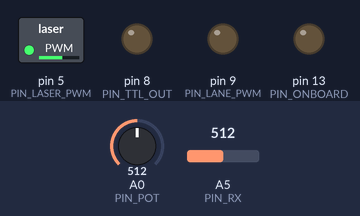
The sketch below on a simulated Arduino Uno, built with avr-gcc and run on an emulated ATmega328P. On the bench: switched loads named in the sketch (green lamp = pin HIGH), output pins drawn as LEDs (lit = HIGH). Dashed ring = blinking. Inputs (shaded band) come from the test bench; at power-on: A5 (PIN_RX) = 512, A0 (PIN_POT) = 512. What the sketch prints to the serial monitor is not drawn.

Above: at 1.4 s.
1.5 s: A5 (PIN_RX) set to 581
3.0 s: A5 (PIN_RX) set to 604
At 4.3 s:
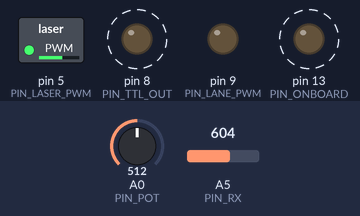
6.0 s: A0 (PIN_POT) set to 140
At 6.8 s:
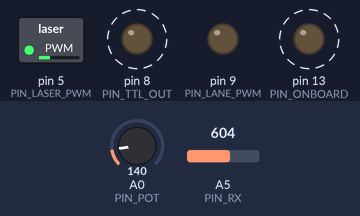
9.0 s: A0 (PIN_POT) set to 90
At 9.15 s:
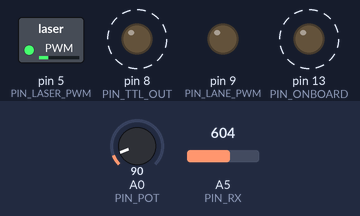
Timing chart, 0 to 14.8 s (numbered marks = the images above; inputs shaded):
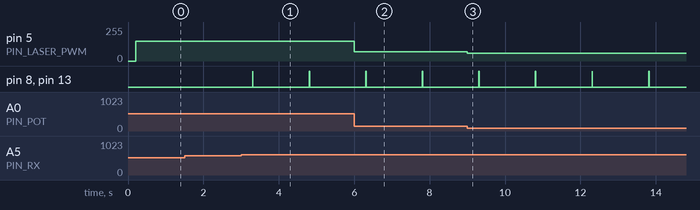

The sketch:

ElegooFlyPySync.ino
```cpp
/*
  ElegooFlyPySync.ino — v3.0 (Analog Tripwire + Always-ON Laser + FlyAPI Tokens)
  ---------------------------------------------------------------------------
  Goal: Make FlyAPI reliably trigger when the beam is broken by a large object
        (e.g., pencil), even if the analog signal is noisy.

  This sketch:
    - Reads the LASER RECEIVER analog output on A5 (PIN_RX).
    - Optional receiver digital output on D2 (PIN_DO) (disabled by default).
    - Controls LASER EMITTER intensity with a POT on A0 (PIN_POT) driving PWM on D5 (PIN_LASER_PWM).
      * Laser is ALWAYS ON in firmware by enforcing PWM >= LASER_PWM_MIN.
      * For true fail-safe always-on during Arduino reset, add a Gate->+5V pull-up on the MOSFET.
    - Controls LIGHT LANE MOSFET gate on D9 (PIN_LANE_PWM) (optional).
    - Emits a SERIAL TRIGGER TOKEN to FlyAPI when a beam-break event is detected:
        default token is "0" (one line).
        legacy token can be enabled with OUTPUT LEGACY (sends "T").

  Trigger logic (covers your Examples A/B/C):
    A) Sudden drop: if lastRX - rx >= DROP_DELTA_COUNTS  (and lastRX >= PREMIN_DROP)
    B) Drop-to-zero: if rx <= ZERO_ABS_THRESHOLD        (and lastRX >= PREMIN_ZERO)
    C) Rising cross: if lastRX < RISE_ABS_THRESHOLD && rx >= RISE_ABS_THRESHOLD (optional)

  IMPORTANT WIRING NOTE (the #1 cause of "doesn't trigger"):
    - RX (receiver AO) MUST be on A5.
    - POT wiper MUST be on A0.
    If A5 is connected to the POT wiper, you'll only read the pot and blocking the beam won't change RX.

  Serial output:
    - Trigger token lines: "0" or "T"
    - Debug stream (ignored by updated FlyAPI): "A:<rx>"
    - Comments/acks (ignored by updated FlyAPI): start with "C:" or "ACK"/"ERR"

  Baud: 115200
*/

#include <Arduino.h>

// ---------------- Pins ----------------
const uint8_t PIN_RX        = A5;  // receiver AO (analog)
const uint8_t PIN_POT       = A0;  // potentiometer wiper (analog)
const uint8_t PIN_DO        = 2;   // optional receiver DO (digital), INPUT_PULLUP

const uint8_t PIN_LASER_PWM = 5;   // MOSFET gate for LASER emitter (PWM)
const uint8_t PIN_LANE_PWM  = 9;   // MOSFET gate for LIGHT lane (PWM)
const uint8_t PIN_TTL_OUT   = 8;   // TTL sync pulse output (optional external)
const uint8_t PIN_ONBOARD   = 13;  // onboard LED (visual indicator)

// ---------------- Output mode ----------------
enum OutputMode_t { OUTPUT_ZERO = 0, OUTPUT_LEGACY_T = 1 };
OutputMode_t gOutputMode = OUTPUT_ZERO;

// ---------------- Sampling ----------------
int gSampleHz = 500; // 200–1000 is plenty; higher = more serial spam if STREAM ON
unsigned long gSampleUs = 1000000UL / 500;
unsigned long tLastSampleUs = 0;

// ---------------- Trigger gates ----------------
int  gRefractoryMs = 1500; // shorter so you can test quickly
int  gIdleArmMs    = 300;  // lower so it re-arms quickly for bench testing
unsigned long tLastTriggerMs = 0;

// "Stable" definition for arming (|dRX| <= stableDelta counts)
int gStableDelta = 6;
unsigned long tStableStartMs = 0;

// ---------------- Example A/B/C parameters ----------------
// A) sudden edge (drop or rise). Default enables BOTH directions so it works with either sensor polarity.
bool gTrigDropEn = true;      // drop edge
int  gDropDeltaCounts = 40;    // counts
int  gPreMinDrop      = 150;   // require lastRX >= this for drop edge

bool gTrigRiseDeltaEn = true;  // rise edge
int  gRiseDeltaCounts = 40;    // counts
int  gPreMinRise      = 150;   // require lastRX >= this for rise edge

bool gTrigZeroEn = true;
int  gZeroAbsThreshold = 25; // B) drop-to-zero (absolute)
int  gPreMinZero       = 80; // require lastRX >= this to count for B

bool gTrigRiseEn = false;    // C) rising cross (off by default)
int  gRiseAbsThreshold = 900;

// Optional DO trigger (default OFF)
bool gUseDOTrigger = false;
const int DO_DEBOUNCE_MS = 3;
int lastDO = HIGH;
unsigned long tLastDOChangeMs = 0;

// ---------------- Laser control (Always ON) ----------------
bool gLaserEnable  = true;
int  gLaserPwmMin  = 40;   // enforce always-on in firmware (try 20–80)
int  gLaserPwmMax  = 255;

// ---------------- Lane control ----------------
bool gLaneEnable = false;
int  gLanePwm    = 255;

// ---------------- Streaming ----------------
bool gStreamAnalog = true; // prints A:<rx> (FlyAPI ignores if updated)
unsigned long gBootMuteUntilMs = 0;

// ---------------- Baseline + absolute threshold (robust for slow occlusions) ----------------
float baseline = 0.0f;
bool  baselineReady = false;
float gEmaAlpha = 0.995f;     // baseline drift tracking when intact (0.98..0.999)
int   gAbsDiffThreshold = 80; // counts away from baseline to count as "blocked" (tune 30..200)
int   gAbsDebounceMs = 10;    // must exceed threshold for this long
unsigned long tAbsStartMs = 0;

// ---------------- State ----------------
int lastRX = -1;

// ---------------- Helpers ----------------
static inline long clampl(long v, long a, long b){ return v < a ? a : (v > b ? b : v); }

static inline void recalcSampleInterval() {
  gSampleHz = (int)clampl(gSampleHz, 100, 2000);
  gSampleUs = (unsigned long)(1000000UL / (unsigned long)gSampleHz);
  tLastSampleUs = micros();
}

static inline int potToPwmAlwaysOn(int potRaw) {
  int minv = (int)clampl(gLaserPwmMin, 0, 255);
  int maxv = (int)clampl(gLaserPwmMax, 0, 255);
  if (maxv < minv) { int t = maxv; maxv = minv; minv = t; }

  long span = (long)(maxv - minv);
  long pwm  = (long)potRaw * span / 1023L + (long)minv;

  if (pwm < minv) pwm = minv;
  if (pwm > maxv) pwm = maxv;
  return (int)pwm;
}

static inline void applyLaserFromPot() {
  if (!gLaserEnable) {
    analogWrite(PIN_LASER_PWM, 0);
    return;
  }
  int potRaw = analogRead(PIN_POT);
  int pwm = potToPwmAlwaysOn(potRaw);
  analogWrite(PIN_LASER_PWM, pwm);
}

static inline void applyLane() {
  if (!gLaneEnable) { analogWrite(PIN_LANE_PWM, 0); return; }
  analogWrite(PIN_LANE_PWM, (int)clampl(gLanePwm, 0, 255));
}

static inline bool inRefractory(unsigned long nowMs) {
  return (nowMs - tLastTriggerMs) < (unsigned long)gRefractoryMs;
}

static inline bool isArmed(unsigned long nowMs) {
  if (gIdleArmMs <= 0) return true;
  if (tStableStartMs == 0) return false;
  return (nowMs - tStableStartMs) >= (unsigned long)gIdleArmMs;
}

static inline void pulseTTL(int ms=10) {
  digitalWrite(PIN_TTL_OUT, HIGH);
  digitalWrite(PIN_ONBOARD, HIGH);
  delay(ms);
  digitalWrite(PIN_TTL_OUT, LOW);
  digitalWrite(PIN_ONBOARD, LOW);
}

static inline void emitTriggerToken() {
  if (gOutputMode == OUTPUT_ZERO) Serial.println(F("0"));
  else Serial.println(F("T"));
  tLastTriggerMs = millis();
  pulseTTL(10);
}

static inline void streamRX(int rx) {
  if (!gStreamAnalog) return;
  if (gBootMuteUntilMs && millis() < gBootMuteUntilMs) return;
  Serial.print(F("A:"));
  Serial.println(rx);
}

#define CPRINT() Serial.print(F("C: "))

static inline void showStatus() {
  CPRINT(); Serial.print(F("HZ=")); Serial.print(gSampleHz);
  Serial.print(F(" REFRACT=")); Serial.print(gRefractoryMs);
  Serial.print(F(" ARM=")); Serial.print(gIdleArmMs);
  Serial.print(F(" STABLEDELTA=")); Serial.print(gStableDelta);
  Serial.print(F(" EMA=")); Serial.print(gEmaAlpha, 3);
  Serial.print(F(" ABSTHR=")); Serial.print(gAbsDiffThreshold);
  Serial.print(F(" ABSDEB=")); Serial.print(gAbsDebounceMs);

  Serial.print(F(" DROP_EN=")); Serial.print(gTrigDropEn ? F("ON") : F("OFF"));
  Serial.print(F(" DROPDELTA=")); Serial.print(gDropDeltaCounts);
  Serial.print(F(" PRE_DROP=")); Serial.print(gPreMinDrop);

  Serial.print(F(" RISEDELTA_EN=")); Serial.print(gTrigRiseDeltaEn ? F("ON") : F("OFF"));
  Serial.print(F(" RISEDELTA=")); Serial.print(gRiseDeltaCounts);
  Serial.print(F(" PRE_RISE=")); Serial.print(gPreMinRise);

  Serial.print(F(" ZERO_EN=")); Serial.print(gTrigZeroEn ? F("ON") : F("OFF"));
  Serial.print(F(" ZEROABS=")); Serial.print(gZeroAbsThreshold);
  Serial.print(F(" PRE_ZERO=")); Serial.print(gPreMinZero);

  Serial.print(F(" RISE_EN=")); Serial.print(gTrigRiseEn ? F("ON") : F("OFF"));
  Serial.print(F(" RISEABS=")); Serial.print(gRiseAbsThreshold);

  Serial.print(F(" DO=")); Serial.print(gUseDOTrigger ? F("ON") : F("OFF"));

  Serial.print(F(" LASER_MIN=")); Serial.print(gLaserPwmMin);
  Serial.print(F(" LASER_MAX=")); Serial.print(gLaserPwmMax);

  Serial.print(F(" LANE=")); Serial.print(gLaneEnable ? F("ON") : F("OFF"));
  Serial.print(F(" LANE_PWM=")); Serial.print(gLanePwm);

  Serial.print(F(" OUTPUT=")); Serial.print(gOutputMode == OUTPUT_ZERO ? F("0") : F("T"));
  Serial.print(F(" STREAM=")); Serial.println(gStreamAnalog ? F("ON") : F("OFF"));
}

static inline String trimBoth(String s){ s.trim(); return s; }
static inline String upper(String s){ s.toUpperCase(); return s; }

static inline bool parseOnOff(const String& s, bool &out) {
  String u = s; u.trim(); u.toUpperCase();
  if (u == "ON")  { out = true;  return true; }
  if (u == "OFF") { out = false; return true; }
  return false;
}

static inline void handleCommand(String line) {
  line = trimBoth(line);
  if (!line.length()) return;

  String u = upper(line);

  if (u == "HELP") {
    CPRINT(); Serial.println(F("Commands:"));
    CPRINT(); Serial.println(F("  STATUS | HELP"));
    CPRINT(); Serial.println(F("  STREAM ON|OFF"));
    CPRINT(); Serial.println(F("  OUTPUT TRIGGER|LEGACY"));
    CPRINT(); Serial.println(F("  SET HZ <100..2000>"));
    CPRINT(); Serial.println(F("  SET REFRACT <ms>"));
    CPRINT(); Serial.println(F("  SET ARM <ms>"));
    CPRINT(); Serial.println(F("  SET STABLEDELTA <cnt>"));
    CPRINT(); Serial.println(F("  SET EMA <0.90..0.999>"));
    CPRINT(); Serial.println(F("  SET ABSTHR <cnt> | SET ABSDEB <ms>"));
    CPRINT(); Serial.println(F("  SET DROPDELTA <cnt> | SET PRE_DROP <cnt> | TRIG DROP ON|OFF"));
    CPRINT(); Serial.println(F("  SET RISEDELTA <cnt> | SET PRE_RISE <cnt> | TRIG RISEDELTA ON|OFF"));
    CPRINT(); Serial.println(F("  SET ZEROABS <cnt>  | SET PRE_ZERO <cnt> | TRIG ZERO ON|OFF"));
    CPRINT(); Serial.println(F("  SET RISEABS <cnt>  | TRIG RISE ON|OFF"));
    CPRINT(); Serial.println(F("  DO ON|OFF"));
    CPRINT(); Serial.println(F("  SET PWM_MIN <0..255> | SET PWM_MAX <0..255>"));
    CPRINT(); Serial.println(F("  LANE ON|OFF | SET LANE <0..255>"));
    CPRINT(); Serial.println(F("  MARK START | MARK END | LIGHT ON | LIGHT OFF"));
    return;
  }
  if (u == "STATUS") { showStatus(); return; }

  if (u.startsWith("STREAM ")) {
    bool v; if (parseOnOff(u.substring(7), v)) { gStreamAnalog = v; CPRINT(); Serial.println(v ? F("STREAM=ON") : F("STREAM=OFF")); }
    else { CPRINT(); Serial.println(F("ERR STREAM ON|OFF")); }
    return;
  }

  if (u.startsWith("OUTPUT ")) {
    String arg = trimBoth(u.substring(7));
    if (arg == "TRIGGER") { gOutputMode = OUTPUT_ZERO; CPRINT(); Serial.println(F("OUTPUT=TRIGGER (0)")); }
    else if (arg == "LEGACY") { gOutputMode = OUTPUT_LEGACY_T; CPRINT(); Serial.println(F("OUTPUT=LEGACY (T)")); }
    else { CPRINT(); Serial.println(F("ERR OUTPUT TRIGGER|LEGACY")); }
    return;
  }

  if (u == "LIGHT ON")  { gLaneEnable = true;  applyLane(); Serial.println(F("ACK LIGHT ON")); return; }
  if (u == "LIGHT OFF") { gLaneEnable = false; applyLane(); Serial.println(F("ACK LIGHT OFF")); return; }

  if (u.startsWith("MARK")) { pulseTTL(5); Serial.println(String("ACK ") + line); return; }

  if (u.startsWith("DO ")) {
    bool v; if (parseOnOff(u.substring(3), v)) { gUseDOTrigger = v; CPRINT(); Serial.println(v ? F("DO=ON") : F("DO=OFF")); }
    else { CPRINT(); Serial.println(F("ERR DO ON|OFF")); }
    return;
  }

  if (u.startsWith("TRIG ")) {
    // TRIG DROP ON|OFF etc.
    String rest = trimBoth(u.substring(5));
    int sp = rest.indexOf(' ');
    if (sp < 0) { CPRINT(); Serial.println(F("ERR TRIG <DROP|ZERO|RISE|RISEDELTA> ON|OFF")); return; }
    String which = rest.substring(0, sp);
    String val = trimBoth(rest.substring(sp + 1));
    bool on;
    if (!parseOnOff(val, on)) { CPRINT(); Serial.println(F("ERR TRIG ... ON|OFF")); return; }
    if (which == "DROP") gTrigDropEn = on;
    else if (which == "ZERO") gTrigZeroEn = on;
    else if (which == "RISE") gTrigRiseEn = on;
    else if (which == "RISEDELTA") gTrigRiseDeltaEn = on;
    else { CPRINT(); Serial.println(F("ERR TRIG which (DROP|ZERO|RISE|RISEDELTA)")); return; }
    CPRINT(); Serial.print(F("TRIG ")); Serial.print(which); Serial.print(F("=")); Serial.println(on ? F("ON") : F("OFF"));
    return;
  }

  if (u.startsWith("SET ")) {
    String rest = trimBoth(u.substring(4));
    int sp = rest.indexOf(' ');
    if (sp < 0) { CPRINT(); Serial.println(F("ERR SET <KEY> <VALUE>")); return; }
    String key = rest.substring(0, sp);
    long n = trimBoth(rest.substring(sp + 1)).toInt();

    if (key == "HZ") { gSampleHz = (int)clampl(n, 100, 2000); recalcSampleInterval(); }
    else if (key == "REFRACT") { gRefractoryMs = (int)clampl(n, 0, 5000); }
    else if (key == "ARM") { gIdleArmMs = (int)clampl(n, 0, 5000); }
    else if (key == "STABLEDELTA") { gStableDelta = (int)clampl(n, 0, 200); }
    else if (key == "EMA") {
      // crude parse: accept integer 900..999 as 0.900..0.999
      long vv = clampl(n, 900, 999);
      gEmaAlpha = (float)vv / 1000.0f;
    }
    else if (key == "ABSTHR") { gAbsDiffThreshold = (int)clampl(n, 1, 1023); }
    else if (key == "ABSDEB") { gAbsDebounceMs = (int)clampl(n, 0, 500); }

    else if (key == "DROPDELTA") { gDropDeltaCounts = (int)clampl(n, 1, 1023); }
    else if (key == "PRE_DROP") { gPreMinDrop = (int)clampl(n, 0, 1023); }
    else if (key == "RISEDELTA") { gRiseDeltaCounts = (int)clampl(n, 1, 1023); }
    else if (key == "PRE_RISE") { gPreMinRise = (int)clampl(n, 0, 1023); }

    else if (key == "ZEROABS") { gZeroAbsThreshold = (int)clampl(n, 0, 1023); }
    else if (key == "PRE_ZERO") { gPreMinZero = (int)clampl(n, 0, 1023); }

    else if (key == "RISEABS") { gRiseAbsThreshold = (int)clampl(n, 0, 1023); }

    else if (key == "PWM_MIN") { gLaserPwmMin = (int)clampl(n, 0, 255); }
    else if (key == "PWM_MAX") { gLaserPwmMax = (int)clampl(n, 0, 255); }

    else if (key == "LANE") { gLanePwm = (int)clampl(n, 0, 255); gLaneEnable = true; applyLane(); }

    else { CPRINT(); Serial.println(F("ERR SET unknown key")); return; }

    CPRINT(); Serial.print(F("SET ")); Serial.print(key); Serial.print(F("=")); Serial.println(n);
    return;
  }

  Serial.println(String("ERR UNKNOWN ") + line);
}

void setup() {
  pinMode(PIN_TTL_OUT, OUTPUT);
  pinMode(PIN_ONBOARD, OUTPUT);
  digitalWrite(PIN_TTL_OUT, LOW);
  digitalWrite(PIN_ONBOARD, LOW);

  pinMode(PIN_LASER_PWM, OUTPUT);
  pinMode(PIN_LANE_PWM, OUTPUT);

  pinMode(PIN_RX, INPUT);
  pinMode(PIN_POT, INPUT);
  pinMode(PIN_DO, INPUT_PULLUP);

  Serial.begin(115200);
  delay(200);
  while (Serial.available()) Serial.read();
  gBootMuteUntilMs = millis() + 250;

  recalcSampleInterval();
  applyLaserFromPot();
  applyLane();

  CPRINT(); Serial.println(F("ElegooFlyPySync v3.0 ready @115200"));
  showStatus();
}

String lineBuf;

void loop() {
  // ---- parse commands from FlyAPI ----
  while (Serial.available()) {
    char c = (char)Serial.read();
    if (c == '\r') continue;
    if (c != '\n') { lineBuf += c; continue; }
    String ln = lineBuf;
    lineBuf = "";
    ln.trim();
    if (ln.length()) handleCommand(ln);
  }

  // ---- keep outputs responsive ----
  applyLaserFromPot();
  applyLane();

  // ---- sample receiver ----
  unsigned long nowUs = micros();
  if ((long)(nowUs - tLastSampleUs) < (long)gSampleUs) return;
  tLastSampleUs += gSampleUs;

  unsigned long nowMs = millis();
  int rx = analogRead(PIN_RX);

  // stream receiver value for debugging / calibration
  streamRX(rx);

  // initialize lastRX + baseline
  if (lastRX < 0) {
    lastRX = rx;
    baseline = (float)rx;
    baselineReady = true;
    tStableStartMs = nowMs;
    return;
  }

  // stability tracker for arming
  int dv = rx - lastRX;
  if (abs(dv) <= gStableDelta) {
    if (tStableStartMs == 0) tStableStartMs = nowMs;
  } else {
    tStableStartMs = 0;
  }

  // ---- Baseline drift tracking (only when "intact") ----
  if (!baselineReady) { baseline = (float)rx; baselineReady = true; }
  float diffAbs = fabsf((float)rx - baseline);
  bool nearBaseline = diffAbs < (float)max(5, gAbsDiffThreshold / 4);
  bool stableNow = (abs(dv) <= gStableDelta);
  // Update baseline only when stable and near baseline (avoids learning occlusions)
  if (stableNow && nearBaseline) {
    baseline = gEmaAlpha * baseline + (1.0f - gEmaAlpha) * (float)rx;
  }

  // Absolute threshold gate (robust for slow occlusions)
  bool trigABS = false;
  if (diffAbs >= (float)gAbsDiffThreshold) {
    if (tAbsStartMs == 0) tAbsStartMs = nowMs;
    if ((nowMs - tAbsStartMs) >= (unsigned long)gAbsDebounceMs) trigABS = true;
  } else {
    tAbsStartMs = 0;
  }

  bool ok = !inRefractory(nowMs) && isArmed(nowMs);
  if (!ok) trigABS = false;

  // Example A: sudden DROP edge
  bool trigA = false;
  if (ok && gTrigDropEn) {
    int drop = lastRX - rx;
    if (lastRX >= gPreMinDrop && drop >= gDropDeltaCounts) trigA = true;
  }

  // Extra robustness: sudden RISE edge (some receivers increase when beam is blocked)
  bool trigA2 = false;
  if (ok && gTrigRiseDeltaEn) {
    int rise = rx - lastRX;
    if (lastRX >= gPreMinRise && rise >= gRiseDeltaCounts) trigA2 = true;
  }

  // Example B: drop-to-zero
  bool trigB = false;
  if (ok && gTrigZeroEn) {
    if (rx <= gZeroAbsThreshold && lastRX >= gPreMinZero) trigB = true;
  }

  // Example C: rising cross
  bool trigC = false;
  if (ok && gTrigRiseEn) {
    if (lastRX < gRiseAbsThreshold && rx >= gRiseAbsThreshold) trigC = true;
  }

  // Optional DO trigger
  bool trigDO = false;
  if (ok && gUseDOTrigger) {
    int doLevel = digitalRead(PIN_DO);
    if (doLevel != lastDO) { lastDO = doLevel; tLastDOChangeMs = nowMs; }
    if (lastDO == LOW && (nowMs - tLastDOChangeMs) >= (unsigned long)DO_DEBOUNCE_MS) trigDO = true;
  }

  if (trigABS || trigA || trigA2 || trigB || trigC || trigDO) {
    emitTriggerToken();
    // force re-arm (needs stability again)
    tStableStartMs = 0;
  }

  lastRX = rx;
}
```

Measured:
- the behaviour switches between 591 and 592 on A5 (PIN_RX) (found by bisection; images 0 and 1)
- after the input at 3.0 s, pin 8 (PIN_TTL_OUT), pin 13 (PIN_ONBOARD): alternates HIGH for 0.01 s and LOW for 1.5 s, starting after 0.30 s
- after the input at 6.0 s, pin 5 (PIN_LASER_PWM): 147/255 → 69/255 at once
- after the input at 9.0 s, pin 5 (PIN_LASER_PWM): 69/255 → 58/255 at once
